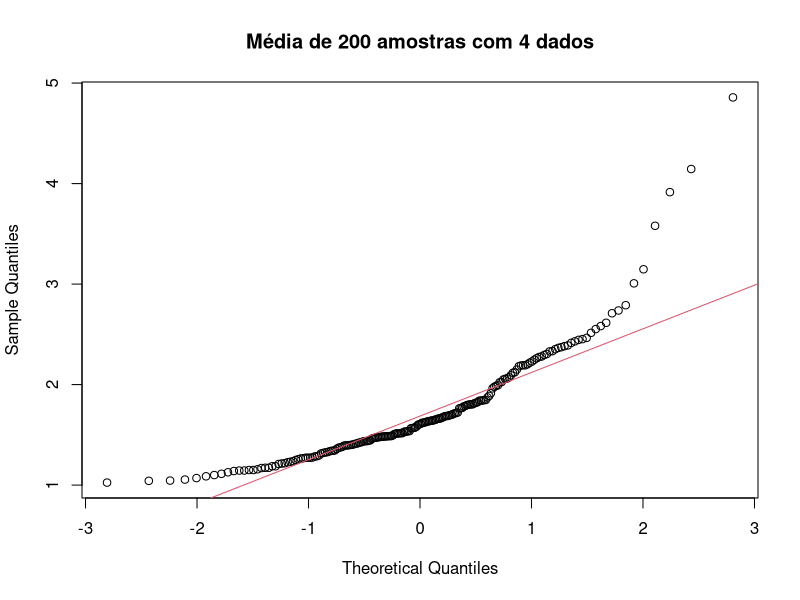
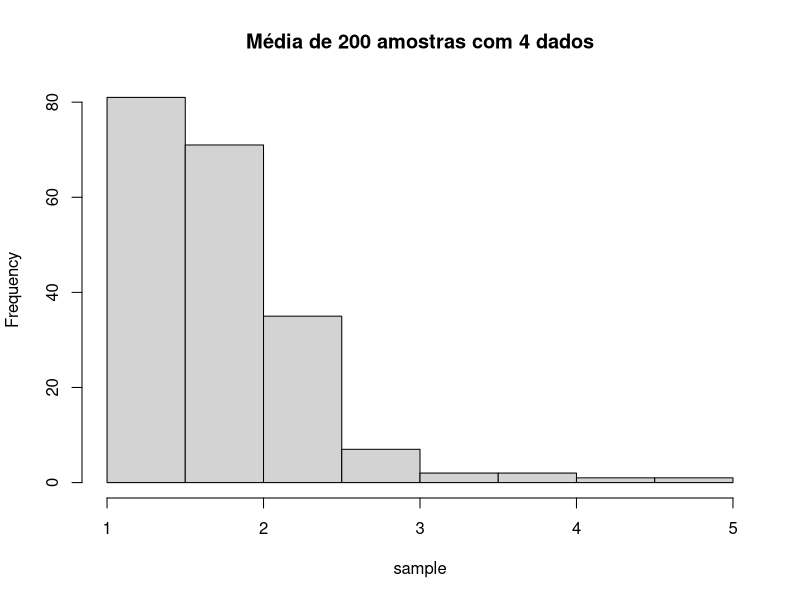
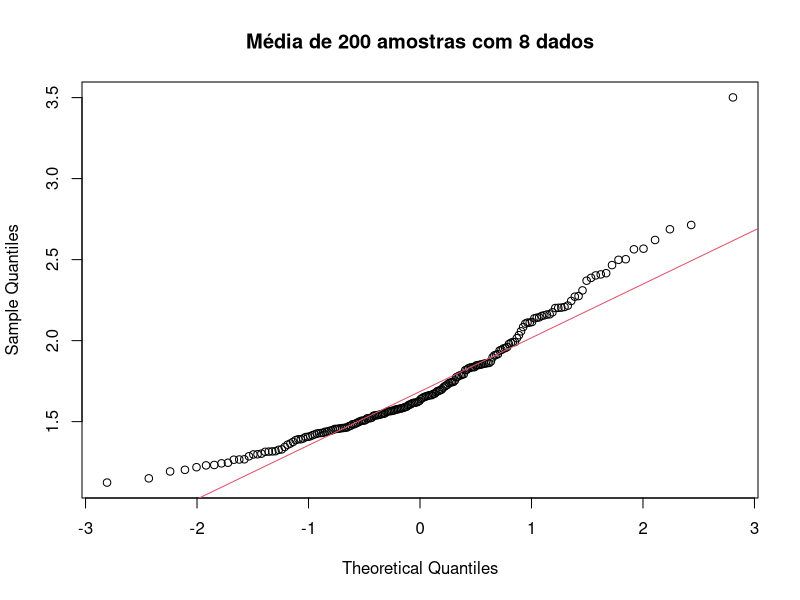
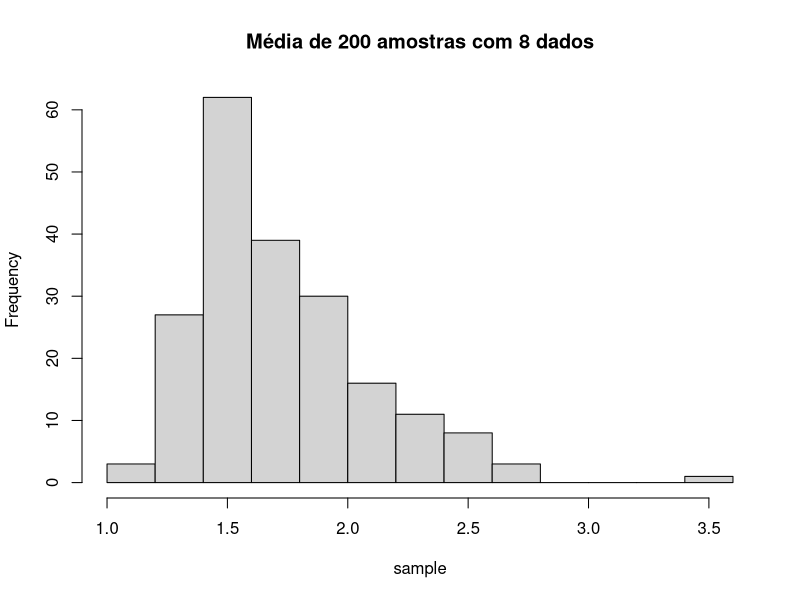
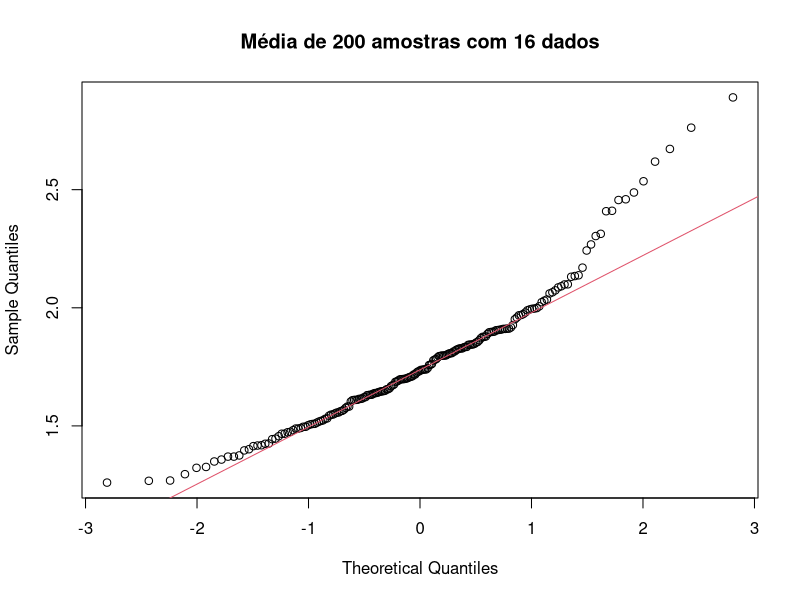
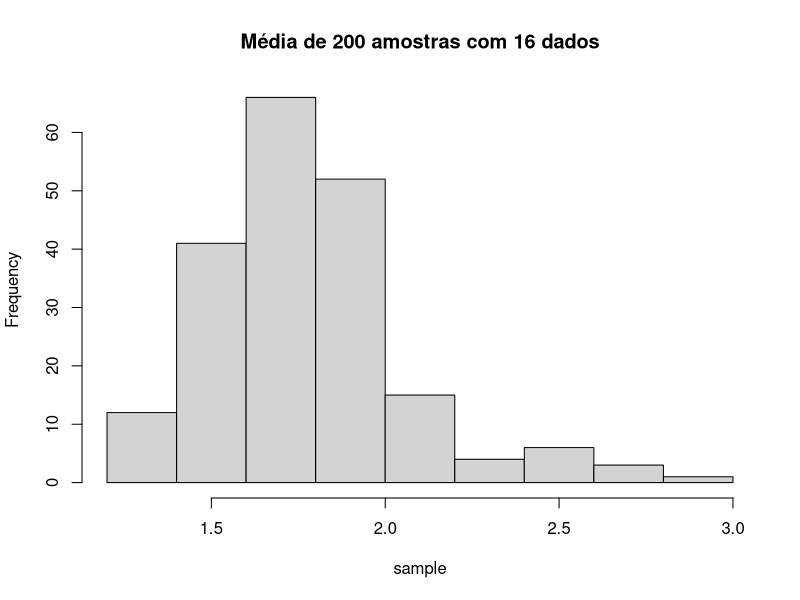
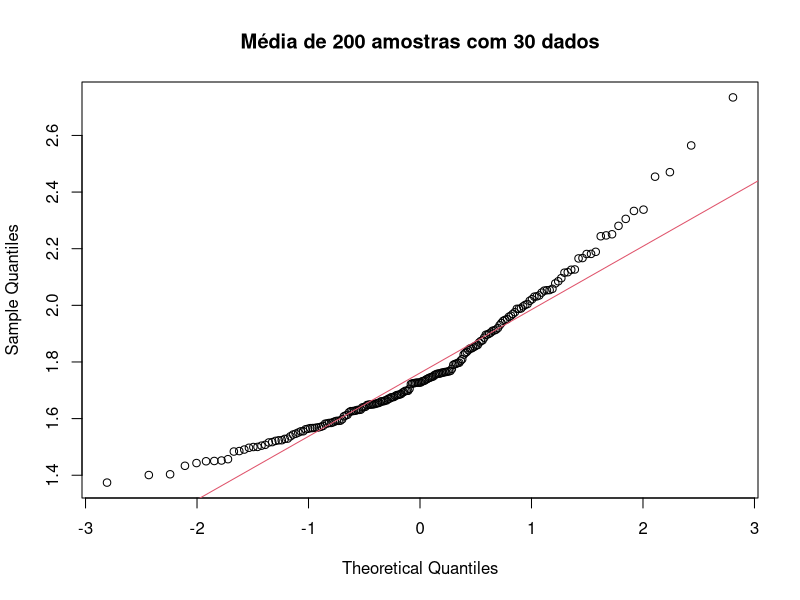
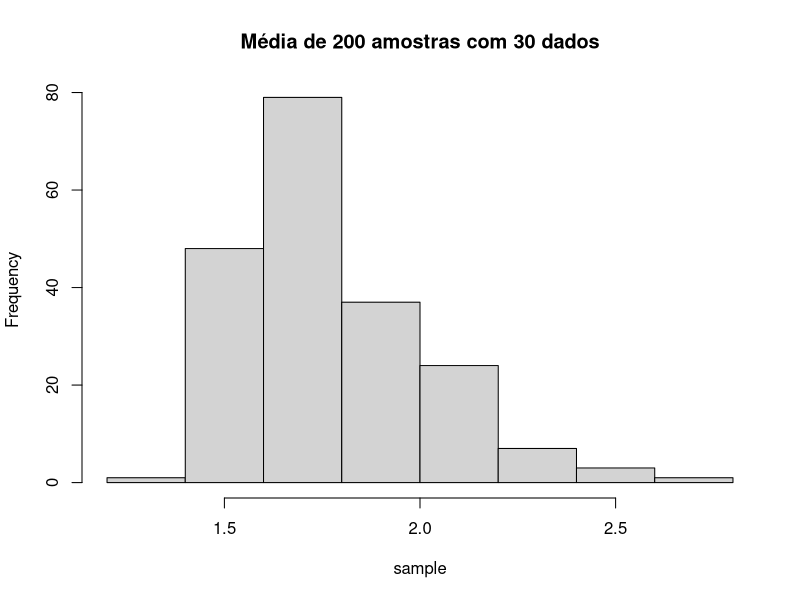

Here is the R script that generated these plots, in order:
readTableWithoutNA = function(){
	na.omit(read.csv(file="planilha.csv", head=TRUE, sep=",", na.strings=c("", "NA")))
}

samplefy = function(table, size, numOfSamples){
	
	s = double(numOfSamples*size)
	for (i in 1:numOfSamples) {
		currentSample = sample(table, size)
		for (j in 1:size) {
			index = (i-1)*size + j
			s[index] = currentSample[j]
		}
	}
	dim(s) = c(size, numOfSamples)
	media = double(numOfSamples)
	for (i in 1:numOfSamples) {
		media[i] = mean(s[,i])
	}
	media
}

printSample = function(sample, size, title, originalData) {
	qqnorm(sample, main=title)
	qqline(sample, col=2)
	hist(sample, main=title)
	print("==============================================")
	print(title)
	print(sample)
	print("Sumário das amostras: ")
	print(summary(sample))
	print("Média esperada: ")
	print(mean(originalData))
	print("Variância: ")
	print(var(sample))
	print("Variância esperada (original/n)")
	print(var(originalData)/size)
	print("Desvio Padrão")
	print(sd(sample))
	print("Desvio Padrão esperado")
	print(sd(originalData)/sqrt(size))
}


data = readTableWithoutNA()
print("Sumário dos dados originais:")
summary(data$Renda)
print("Variância")
print(var(data$Renda))
print("====AMOSTRAS=====")

printSample(samplefy(data$Renda, 4, 200), 4, "Média de 200 amostras com 4 dados", data$Renda)
printSample(samplefy(data$Renda, 8, 200), 8, "Média de 200 amostras com 8 dados", data$Renda)
printSample(samplefy(data$Renda, 16, 200), 16, "Média de 200 amostras com 16 dados", data$Renda)
printSample(samplefy(data$Renda, 30, 200), 30, "Média de 200 amostras com 30 dados", data$Renda)
printSample(samplefy(data$Renda, 100, 200), 100, "Média de 200 amostras com 100 dados", data$Renda)
printSample(samplefy(data$Renda, 200, 200), 200, "Média de 200 amostras com 200 dados", data$Renda)
